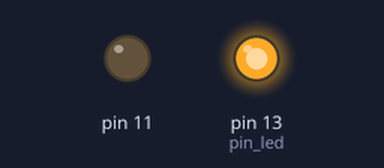
Simulated run of this sketch. Board: Arduino Uno, built with avr-gcc and run on an emulated ATmega328P. Shown: output pins drawn as LEDs (lit = HIGH).

Above: at 0.15 s.
Timing chart, 0 to 1.6 s (numbered marks = the images above):
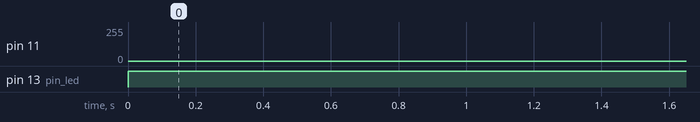

The sketch:

Variabili_e_Ciclo_FOR.ino
```cpp
// ----------------------
// DEFINIZIONE VARIABILI
// creo una nuova variabile
int temperatura;
// creo una variabile e inizializzo con un valore
int velocita = 10;
int i = 0;
// definisco un nome al pin 13
int pin_led = 13;

// TIPO DI DATO
/*
float
long
double
*/

void setup() {
// imposto il pin_led come OUTPUT
pinMode(pin_led, OUTPUT);
}

//----------------------
void loop() {
// assegno un valore alla variabile temperatura
temperatura = 12;

// incremento la variabile i
i=i+1;
i++;

// agisco sul pin_led assegnando un segnale digitale
digitalWrite(pin_led, HIGH);


// Ciclo FOR
// ciclo che incrementa la variabile i
// l'incremento della variabile aumenta la luminosità del led sul pin 11
  for (int i = 0; i < 255; i = i + 1) {
  analogWrite(11, i);
  delay(5);
  }
  for (int i = 255; i >=0; i = i - 1) {
  analogWrite(11, i);
  delay(5);
  }

}
```

Measured:
- by itself, pin 13 (pin_led): LOW → HIGH at 0.00 s
